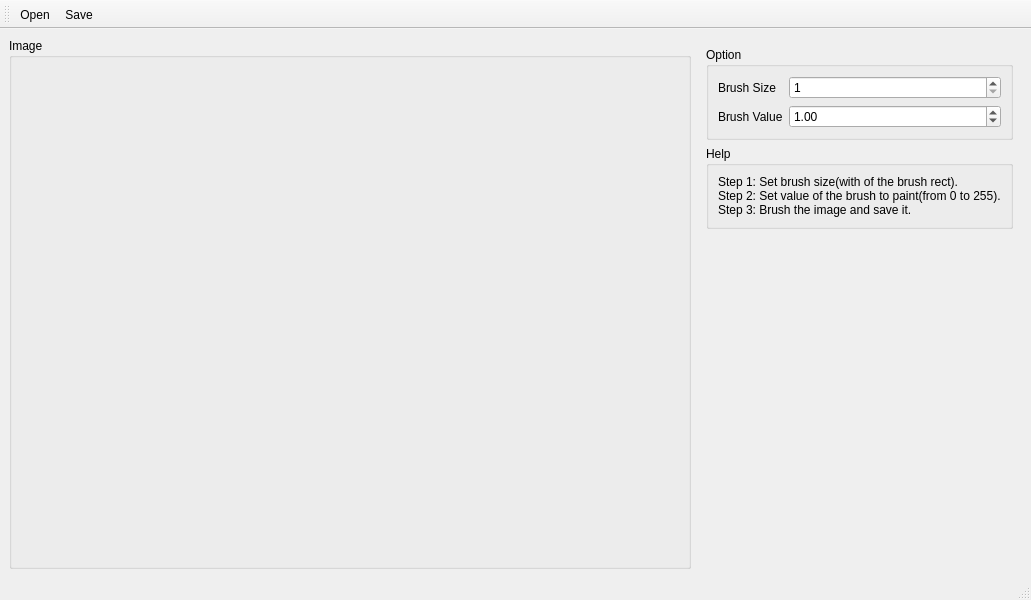
<?xml version="1.0" encoding="UTF-8"?>
<ui version="4.0">
 <class>MainWindow</class>
 <widget class="QMainWindow" name="MainWindow">
  <property name="geometry">
   <rect>
    <x>0</x>
    <y>0</y>
    <width>1031</width>
    <height>600</height>
   </rect>
  </property>
  <property name="windowTitle">
   <string>Saliency Marker</string>
  </property>
  <widget class="QWidget" name="centralwidget">
   <layout class="QHBoxLayout" name="horizontalLayout_5">
    <item>
     <widget class="QGroupBox" name="imageGroupBox">
      <property name="minimumSize">
       <size>
        <width>600</width>
        <height>0</height>
       </size>
      </property>
      <property name="title">
       <string>Image</string>
      </property>
      <layout class="QHBoxLayout" name="horizontalLayout_6">
       <item>
        <layout class="QVBoxLayout" name="imageGroupBoxLayout"/>
       </item>
      </layout>
     </widget>
    </item>
    <item>
     <widget class="QWidget" name="widget" native="true">
      <property name="sizePolicy">
       <sizepolicy hsizetype="Fixed" vsizetype="Preferred">
        <horstretch>0</horstretch>
        <verstretch>0</verstretch>
       </sizepolicy>
      </property>
      <layout class="QHBoxLayout" name="horizontalLayout">
       <item>
        <layout class="QVBoxLayout" name="verticalLayout">
         <property name="sizeConstraint">
          <enum>QLayout::SetMinimumSize</enum>
         </property>
         <item>
          <widget class="QGroupBox" name="optionGroupBox">
           <property name="title">
            <string>Option</string>
           </property>
           <layout class="QHBoxLayout" name="horizontalLayout_2">
            <item>
             <layout class="QFormLayout" name="formLayout">
              <item row="0" column="0">
               <widget class="QLabel" name="label_2">
                <property name="text">
                 <string>Brush Size</string>
                </property>
               </widget>
              </item>
              <item row="0" column="1">
               <widget class="QSpinBox" name="brushSizeSpinBox">
                <property name="minimum">
                 <number>1</number>
                </property>
                <property name="maximum">
                 <number>100</number>
                </property>
                <property name="value">
                 <number>1</number>
                </property>
               </widget>
              </item>
              <item row="1" column="0">
               <widget class="QLabel" name="label_3">
                <property name="text">
                 <string>Brush Value</string>
                </property>
               </widget>
              </item>
              <item row="1" column="1">
               <widget class="QDoubleSpinBox" name="brushValueDoubleSpinBox">
                <property name="value">
                 <double>1.000000000000000</double>
                </property>
               </widget>
              </item>
             </layout>
            </item>
           </layout>
          </widget>
         </item>
         <item>
          <widget class="QGroupBox" name="helpGroupBox">
           <property name="title">
            <string>Help</string>
           </property>
           <layout class="QHBoxLayout" name="horizontalLayout_3">
            <item>
             <widget class="QLabel" name="helpLabel">
              <property name="text">
               <string>Step 1: Set brush size(with of the brush rect).
Step 2: Set value of the brush to paint(from 0 to 255).
Step 3: Brush the image and save it.</string>
              </property>
             </widget>
            </item>
           </layout>
          </widget>
         </item>
         <item>
          <spacer name="verticalSpacer">
           <property name="orientation">
            <enum>Qt::Vertical</enum>
           </property>
           <property name="sizeHint" stdset="0">
            <size>
             <width>20</width>
             <height>40</height>
            </size>
           </property>
          </spacer>
         </item>
        </layout>
       </item>
      </layout>
     </widget>
    </item>
   </layout>
  </widget>
  <widget class="QToolBar" name="toolBar">
   <property name="windowTitle">
    <string>toolBar</string>
   </property>
   <attribute name="toolBarArea">
    <enum>TopToolBarArea</enum>
   </attribute>
   <attribute name="toolBarBreak">
    <bool>false</bool>
   </attribute>
   <addaction name="openAction"/>
   <addaction name="saveAction"/>
  </widget>
  <widget class="QStatusBar" name="statusBar"/>
  <action name="openAction">
   <property name="text">
    <string>Open</string>
   </property>
   <property name="toolTip">
    <string>Open Image File        Ctrl+O</string>
   </property>
   <property name="shortcut">
    <string>Ctrl+O</string>
   </property>
  </action>
  <action name="saveAction">
   <property name="text">
    <string>Save</string>
   </property>
   <property name="toolTip">
    <string>Save Result        Ctrl+S</string>
   </property>
   <property name="shortcut">
    <string>Ctrl+S</string>
   </property>
  </action>
 </widget>
 <resources/>
 <connections/>
</ui>
